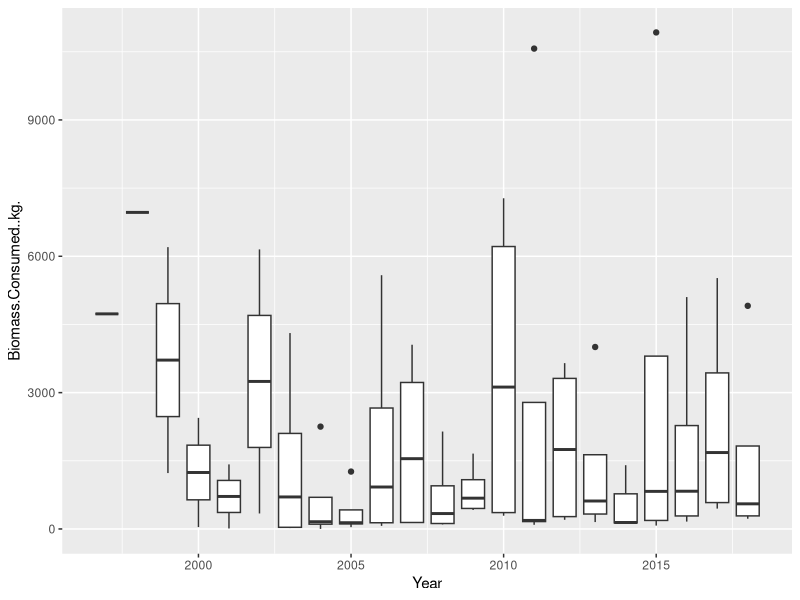
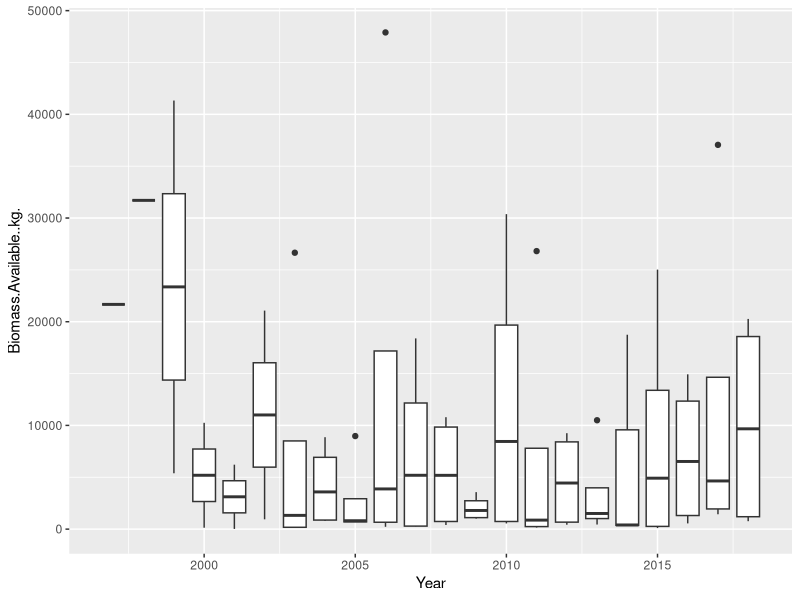
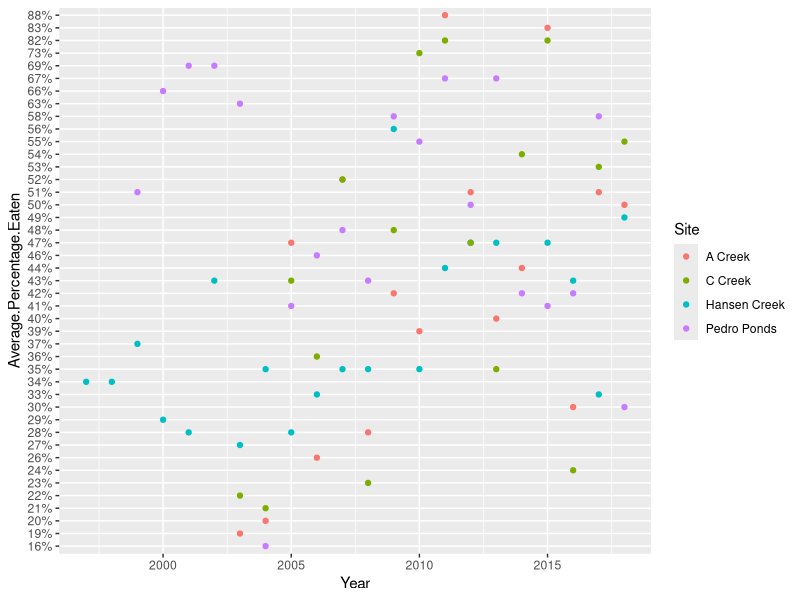
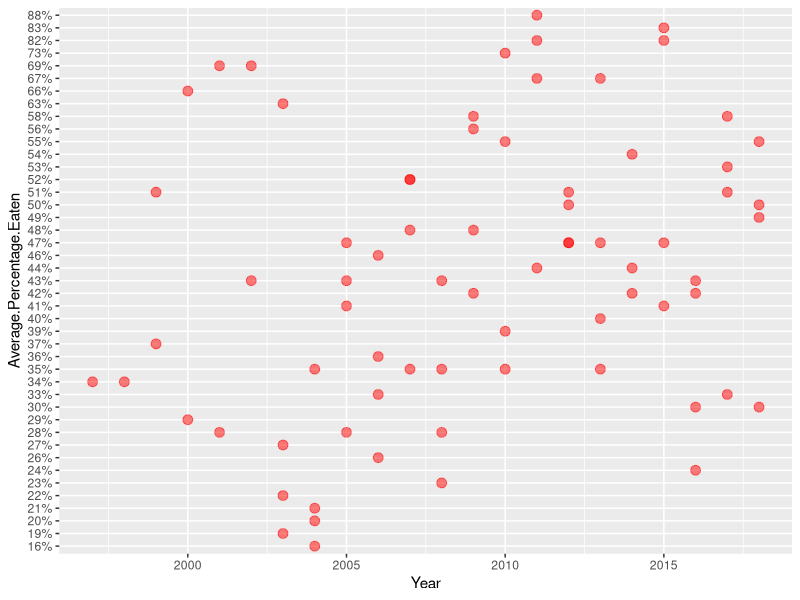
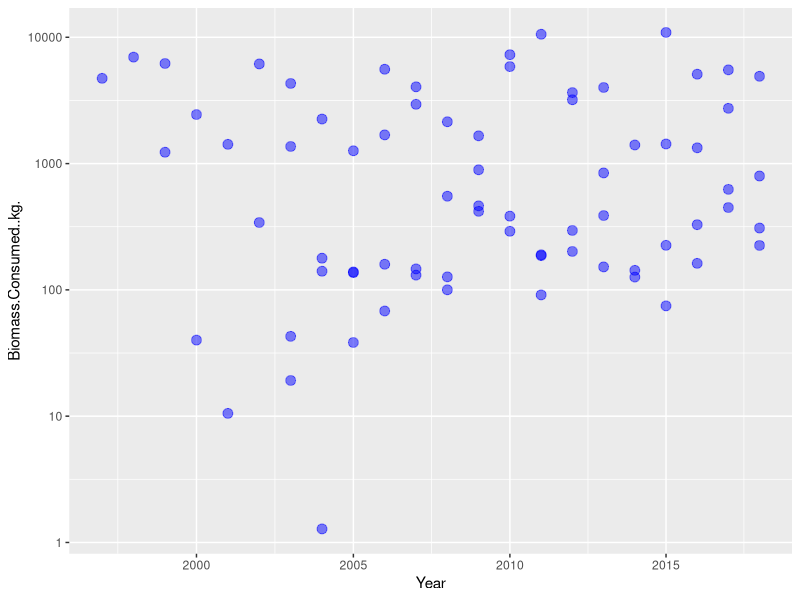
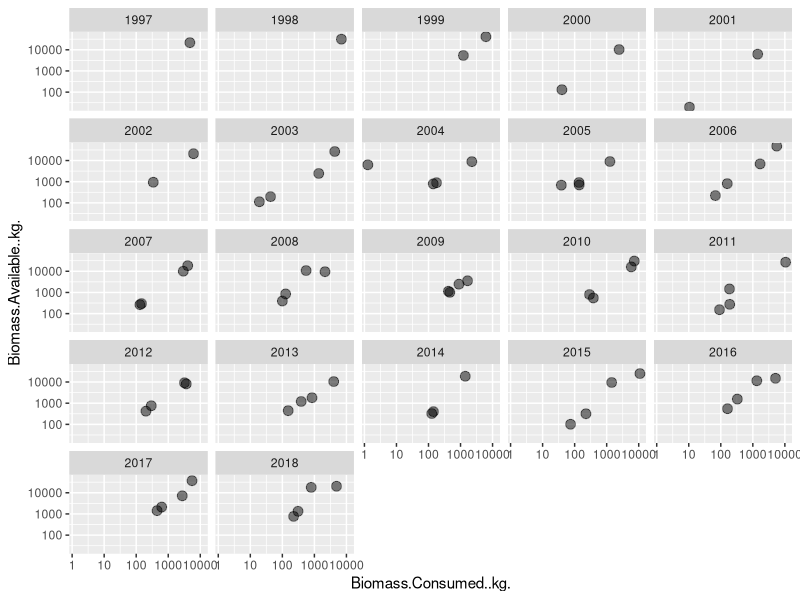
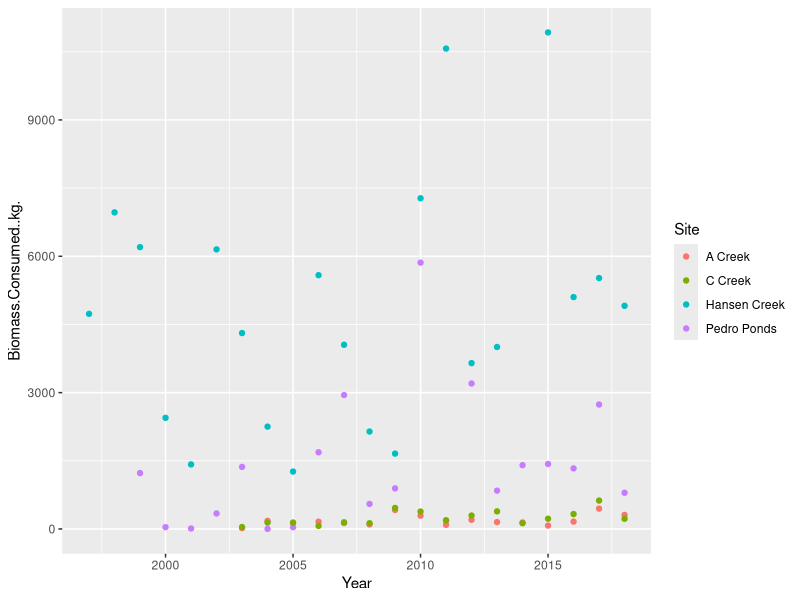
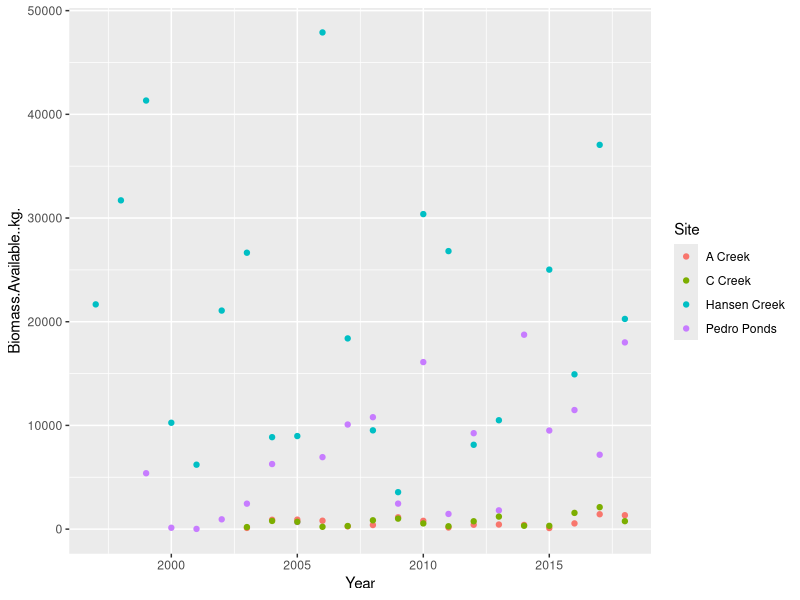

Source code (R) for these figures, in order:
## ---- chunk 1
library(dplyr)
library(ggplot2)
## ---- chunk 2
knitr::opts_chunk$set(echo = TRUE)
## ---- chunk 3
data <- read.csv("Managing_salmon_for_wildlife_Data.csv")
data
## ---- chunk 4
summary(data)
## ---- chunk 5
ggplot(data, aes(x=Year, y=Biomass.Consumed..kg., group = Year)) +
  geom_boxplot()
## ---- chunk 6
ggplot(data, aes(x=Year, y=Biomass.Available..kg., group = Year)) +
  geom_boxplot()
## ---- chunk 7
ggplot(data, aes(x=Year, y=Average.Percentage.Eaten, color = Site)) +
  geom_point()
## ---- chunk 8
data %>% filter(Biomass.Consumed..kg. > mean(Biomass.Consumed..kg., na.rm = TRUE))
## ---- chunk 9
ggplot(data, aes(x=Year, y=Average.Percentage.Eaten, color = Site)) +
  geom_point(size = 3, color = "red", alpha = .5)
## ---- chunk 10

ggplot(data, aes(x = Year, y = Biomass.Consumed..kg.)) +
  geom_point(size = 3, color = "blue", alpha = 0.5) +
  scale_y_log10() +
  scale_x_log10()

## ---- chunk 11
ggplot(data, aes(x = Biomass.Consumed..kg., y = Biomass.Available..kg.)) +
  geom_point(size = 3, alpha = .5) + scale_x_log10()+scale_y_log10()+
  facet_wrap(~Year)
## ---- chunk 12
ggplot(data, aes(x=Year, y=Biomass.Consumed..kg., color = Site)) +
  geom_point()
## ---- chunk 13
ggplot(data, aes(x=Year, y=Biomass.Available..kg., color = Site)) +
  geom_point()
## ---- chunk 14
ggplot(data, aes(x=Biomass.Available..kg., y=Biomass.Consumed..kg., color = Site)) +
  geom_point()
## ---- chunk 15
ggplot(data, aes(x= Biomass.Available..kg., fill=Site, stat="count",))+
  geom_histogram()
## ---- chunk 16
ggplot(data, aes(x= Biomass.Consumed..kg., fill=Site, stat="count",))+
  geom_histogram()
## ---- chunk 17
p <- data %>%
  ggplot( aes(x=Year, y=Biomass.Available..kg.)) +
    geom_line(color="Green") +
    ylab("Biomass.Available..kg.")
p
## ---- chunk 18
p <- data %>%
  ggplot( aes(x=Year, y= Biomass.Consumed..kg.)) +
    geom_line(color="Red") +
    ylab("Biomass.Consumed..kg.")
p
